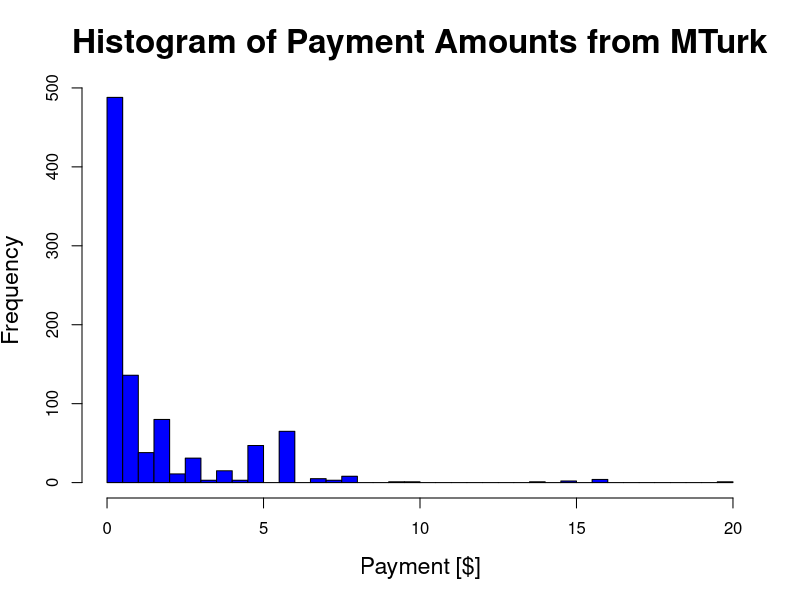
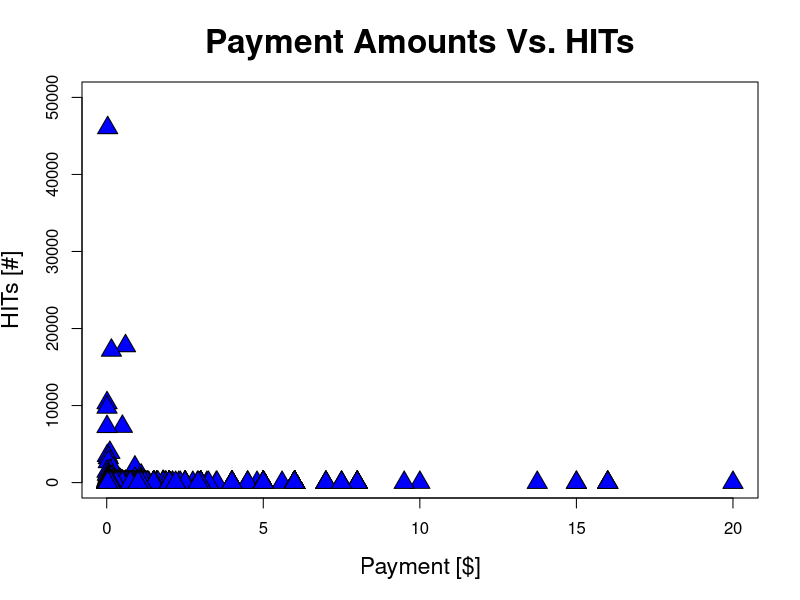
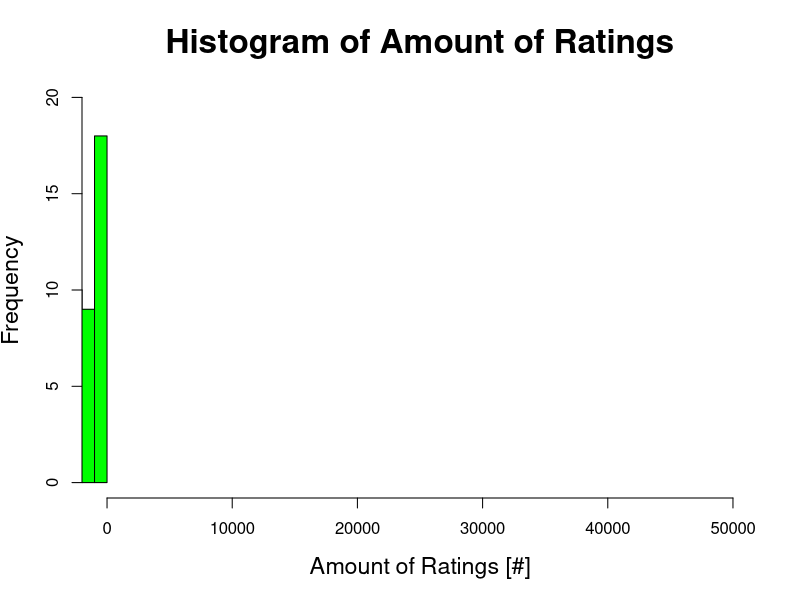
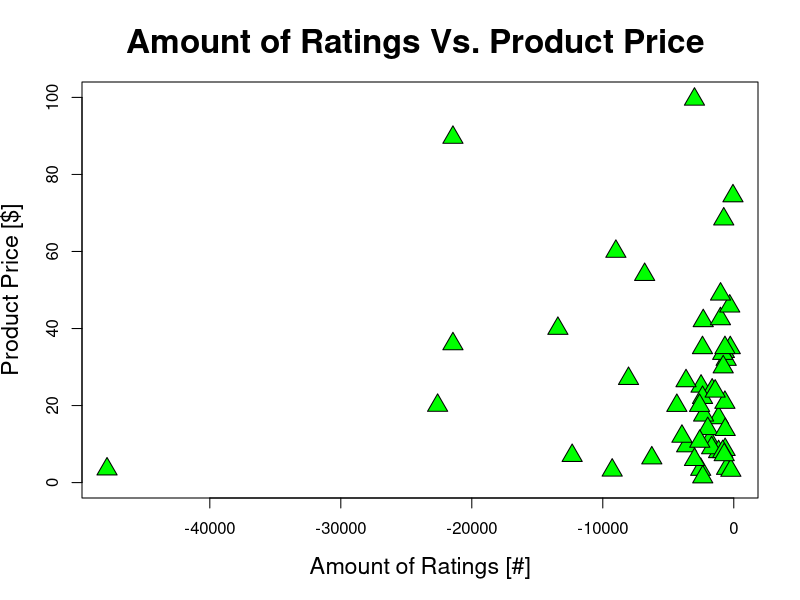
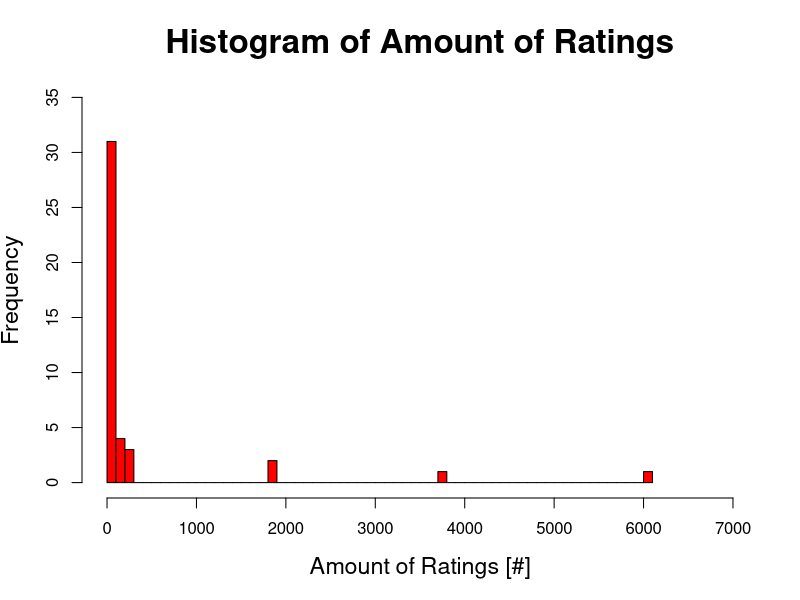
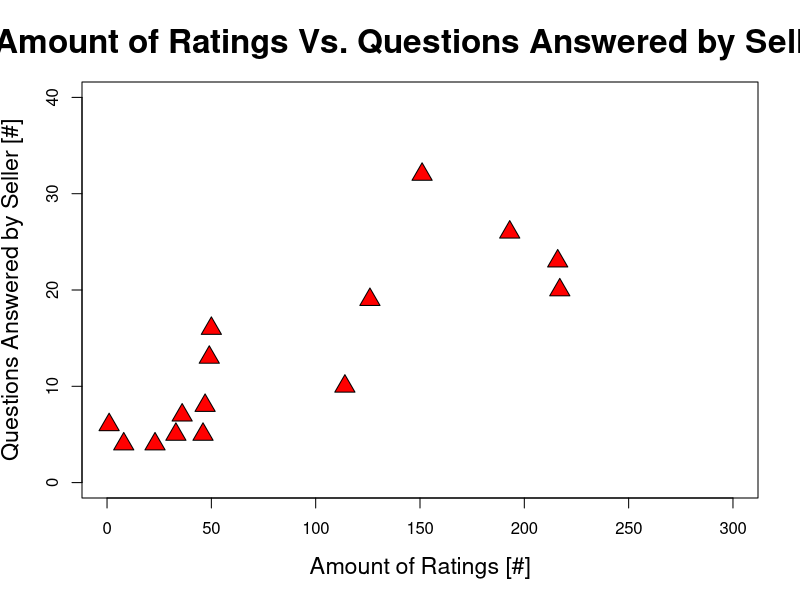
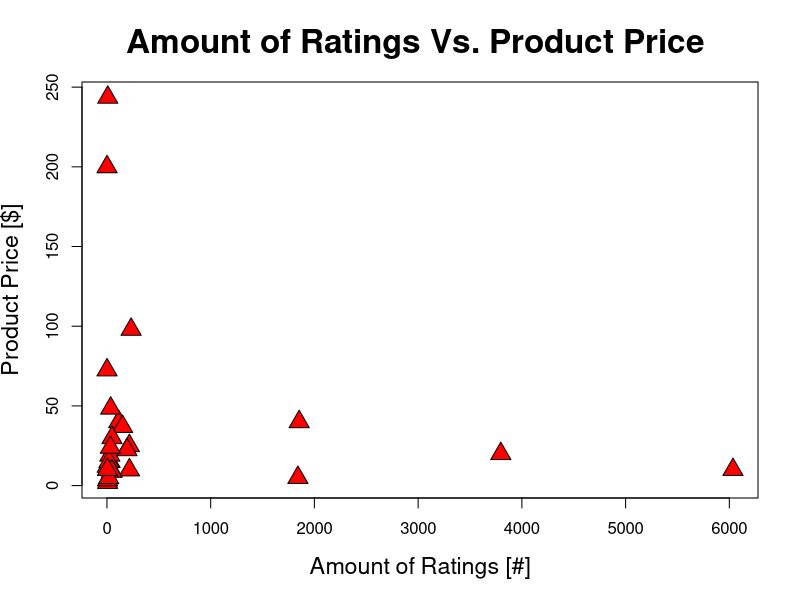
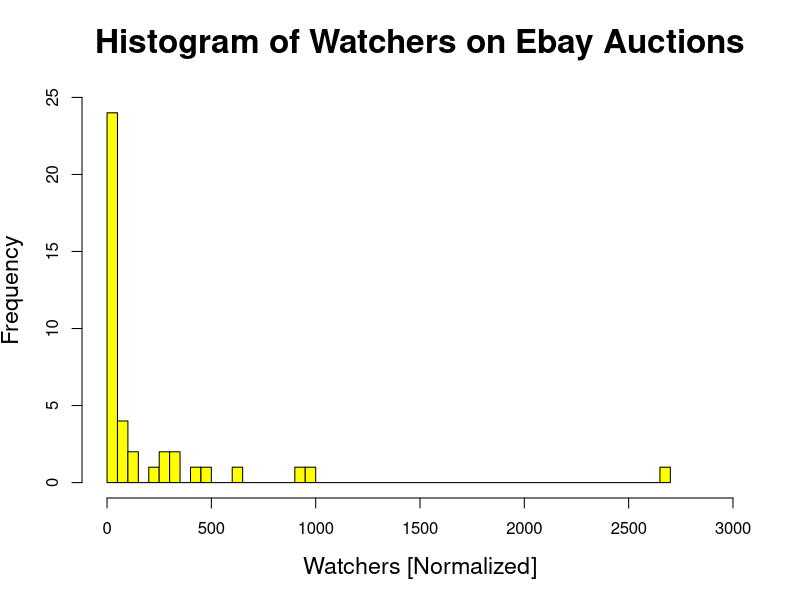

Source code (R) for these figures, in order:
setwd("/Users/fleminggoolsby/PycharmProjects/TechRoadmappingScraper/Data/")
MturkServices = read.csv("MturkServices.csv", stringsAsFactors = FALSE)
EtsyProducts = read.csv("EtsyProducts.csv", stringsAsFactors = FALSE)
AmazonProducts = read.csv("AmazonProducts_Final.csv", stringsAsFactors = FALSE)
Ebay_data = read.csv("EbayData.csv", stringsAsFactors = FALSE)

# M Turk Plots
MturkServices$Reward = as.numeric(sub(".","",MturkServices$Reward))
MturkServices$HITs = as.numeric(gsub("[\\$,]", "",MturkServices$HITs))
jpeg('../Results/M Turk - Histogram of Payment Amounts from MTurk.jpg',width = 1920/2 , height = 1080/2, quality = 100)
hist(MturkServices$Reward,
     main="Histogram of Payment Amounts from MTurk", 
     xlab="Payment [$]", 
     border="black", 
     cex = 2,
     cex.main=2,
     cex.lab=1.4,
     col="blue",breaks=50)
dev.off()
jpeg('../Results/M Turk - Payment Amounts Vs HITs.jpg',width = 1920/2 , height = 1080/2, quality = 100)
plot(MturkServices$Reward,MturkServices$HITs,
     main="Payment Amounts Vs. HITs", 
     ylab = "HITs [#]",
     ylim = c(0,50000),
     xlab="Payment [$]",
     col="black",
     bg="blue",
     pch = 24,
     cex = 2,
     cex.main=2,
     cex.lab=1.4,
     lwd=1)
dev.off()

# Etsy Plots
EtsyProducts$Ratings = as.numeric(gsub("[\\$,()]", "",EtsyProducts$Ratings))
EtsyProducts$Price = as.numeric(gsub("[\\$,+]", "",EtsyProducts$Price))
jpeg('../Results/Etsy - Histogram of Amount of Ratings.jpg',width = 1920/2 , height = 1080/2, quality = 100)
hist(EtsyProducts$Ratings,
     main="Histogram of Amount of Ratings", 
     xlab="Amount of Ratings [#]", 
     ylim=c(0,20),
     xlim = c(0,50000),
     border="black", 
     cex = 2,
     cex.main=2,
     cex.lab=1.4,
     col="green",breaks=50)
dev.off()
jpeg('../Results/Etsy - Amount of Ratings Vs Product Price.jpg',width = 1920/2 , height = 1080/2, quality = 100)
plot(EtsyProducts$Ratings,EtsyProducts$Price,
     main="Amount of Ratings Vs. Product Price ", 
     ylab = "Product Price [$]",
     ylim = c(0,100),
     xlab="Amount of Ratings [#]",
     col="black",
     bg="green",
     pch = 24,
     cex = 2,
     cex.main=2,
     cex.lab=1.4,
     lwd=1)
dev.off()

# Amazon Plots
AmazonProducts$Ratings = as.numeric(gsub("[ratings,]", "",AmazonProducts$Ratings))
AmazonProducts$Questions_Answered = as.numeric(gsub("[answered questions]", "",AmazonProducts$Questions_Answered))
AmazonProducts$Current_Price = as.numeric(gsub("[\\$,]", "",AmazonProducts$Current_Price))

combined_idxs = which(is.na(AmazonProducts$Ratings) | is.na(AmazonProducts$Questions_Answered))
Ratings = AmazonProducts$Ratings[-which(is.na(AmazonProducts$Ratings))]
Ratings_Limited = AmazonProducts$Ratings[-c(combined_idxs)]
Questions_Answered = AmazonProducts$Questions_Answered[-which(is.na(AmazonProducts$Questions_Answered))]
Questions_Answered_Limited = AmazonProducts$Questions_Answered[-c(combined_idxs)]

jpeg('../Results/Amazon - Histogram of Amount of Ratings.jpg',width = 1920/2 , height = 1080/2, quality = 100)
hist(Ratings,
     main="Histogram of Amount of Ratings", 
     xlab="Amount of Ratings [#]", 
     ylim=c(0,35),
     xlim = c(0,7000),
     border="black", 
     cex = 2,
     cex.main=2,
     cex.lab=1.4,
     col="red",breaks=50)
dev.off()

jpeg('../Results/Amazon - Amount of Ratings Vs Questions Answered.jpg',width = 1920/2 , height = 1080/2, quality = 100)
plot(Ratings_Limited,Questions_Answered_Limited,
     main="Amount of Ratings Vs. Questions Answered by Seller ", 
     ylab = "Questions Answered by Seller [#]",
     ylim = c(0,40),
     xlab="Amount of Ratings [#]",
     col="black",
     xlim = c(0,300),
     bg="red",
     pch = 24,
     cex = 2,
     cex.main=2,
     cex.lab=1.4,
     lwd=1)
dev.off()

combined_idxs = which(is.na(AmazonProducts$Ratings) | is.na(AmazonProducts$Current_Price))
Ratings_Limited = AmazonProducts$Ratings[-c(combined_idxs)]
Current_Price_Limited = AmazonProducts$Current_Price[-c(combined_idxs)]

jpeg('../Results/Amazon - Amount of Ratings Vs Product Price.jpg',width = 1920/2 , height = 1080/2, quality = 100)
plot(Ratings_Limited,Current_Price_Limited,
     main="Amount of Ratings Vs. Product Price ", 
     ylab = "Product Price [$]",
     xlab="Amount of Ratings [#]",
     col="black",
     bg="red",
     pch = 24,
     cex = 2,
     cex.main=2,
     cex.lab=1.4,
     lwd=1)
dev.off()



# Ebay Plots
Ebay_data$Watchers..Normalized. = as.numeric(Ebay_data$Watchers..Normalized.)
Ebay_data$Inventory..Approx.... = as.numeric(gsub("[\\$,]", "",Ebay_data$Inventory..Approx....))

idxs = which(is.na(Ebay_data$Inventory..Approx....) | Ebay_data$Inventory..Approx.... == 0)
WatchersNorm = Ebay_data$Watchers..Normalized[-c(idxs)]
InventoryApprox = Ebay_data$Inventory..Approx....[-c(idxs)]
idxs = which(Ebay_data$Sale.Auction.Duration..Mins. == 0)
AuctionDuration = Ebay_data$Sale.Auction.Duration..Mins.[-c(idxs)]
WatchersNormDuration = Ebay_data$Watchers..Normalized[-c(idxs)]

jpeg('../Results/Ebay - Histogram of Watchers on Ebay Auctions.jpg',width = 1920/2 , height = 1080/2, quality = 100)
hist(WatchersNorm,
     main="Histogram of Watchers on Ebay Auctions", 
     xlab="Watchers [Normalized]", 
     border="black", 
     ylim = c(0,25),
     xlim = c(0,3000),
     cex = 2,
     cex.main=2,
     cex.lab=1.4,
     col="yellow",breaks=50)
dev.off()

jpeg('../Results/Ebay - Histogram of Invetory on Ebay Auctions.jpg',width = 1920/2 , height = 1080/2, quality = 100)
hist(InventoryApprox,
     main="Histogram of Invetory on Ebay Auctions", 
     xlab="Inventory [#]", 
     border="black", 
     ylim = c(0,35),
     xlim = c(0,8000),
     cex = 2,
     cex.main=2,
     cex.lab=1.4,
     col="yellow",breaks=50)
dev.off()

jpeg('../Results/Ebay - Watchers Vs Inventory Remaining.jpg',width = 1920/2 , height = 1080/2, quality = 100)
plot(WatchersNorm,InventoryApprox,
     main= "Watchers Vs. Inventory Remaining", 
     ylab = "Inventory Remaining [#]",
     xlab="Watchers [Normalized]",
     col="black",
     bg="yellow",
     pch = 24,
     cex = 2,
     cex.main=2,
     cex.lab=1.4,
     lwd=1)
dev.off()

jpeg('../Results/Ebay - Auction Duraction Vs Watchers.jpg',width = 1920/2 , height = 1080/2, quality = 100)
plot(AuctionDuration, WatchersNormDuration,
     main= "Auction Duraction Vs. Watchers", 
     ylab = "Watchers [Normalized]",
     xlab="Auction Duration [mins]",
     col="black",
     bg="yellow",
     pch = 24,
     cex = 2,
     cex.main=2,
     cex.lab=1.4,
     lwd=1)
dev.off()






